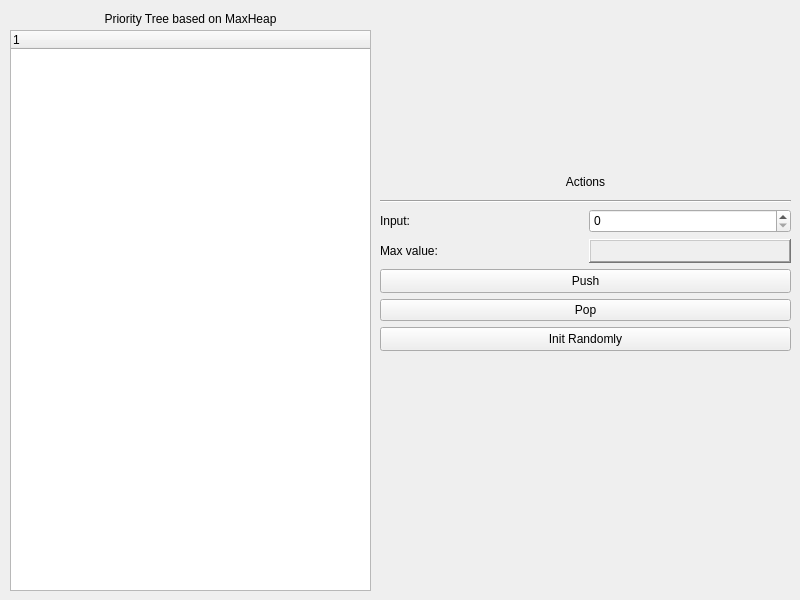
<?xml version="1.0" encoding="UTF-8"?>
<ui version="4.0">
 <class>MainWindow</class>
 <widget class="QMainWindow" name="MainWindow">
  <property name="geometry">
   <rect>
    <x>0</x>
    <y>0</y>
    <width>800</width>
    <height>600</height>
   </rect>
  </property>
  <property name="windowTitle">
   <string>MainWindow</string>
  </property>
  <widget class="QWidget" name="centralwidget">
   <widget class="QTreeWidget" name="tree">
    <property name="geometry">
     <rect>
      <x>10</x>
      <y>30</y>
      <width>361</width>
      <height>561</height>
     </rect>
    </property>
    <column>
     <property name="text">
      <string notr="true">1</string>
     </property>
    </column>
   </widget>
   <widget class="QWidget" name="gridLayoutWidget">
    <property name="geometry">
     <rect>
      <x>380</x>
      <y>170</y>
      <width>411</width>
      <height>181</height>
     </rect>
    </property>
    <layout class="QGridLayout" name="gridLayout">
     <item row="3" column="1">
      <widget class="QLabel" name="maxLbl">
       <property name="sizePolicy">
        <sizepolicy hsizetype="Preferred" vsizetype="Expanding">
         <horstretch>0</horstretch>
         <verstretch>0</verstretch>
        </sizepolicy>
       </property>
       <property name="frameShape">
        <enum>QFrame::WinPanel</enum>
       </property>
       <property name="frameShadow">
        <enum>QFrame::Raised</enum>
       </property>
       <property name="text">
        <string/>
       </property>
      </widget>
     </item>
     <item row="2" column="0">
      <widget class="QLabel" name="label_2">
       <property name="sizePolicy">
        <sizepolicy hsizetype="Preferred" vsizetype="Expanding">
         <horstretch>0</horstretch>
         <verstretch>0</verstretch>
        </sizepolicy>
       </property>
       <property name="text">
        <string>Input:</string>
       </property>
      </widget>
     </item>
     <item row="6" column="0" colspan="2">
      <widget class="QPushButton" name="initBtn">
       <property name="sizePolicy">
        <sizepolicy hsizetype="Minimum" vsizetype="Expanding">
         <horstretch>0</horstretch>
         <verstretch>0</verstretch>
        </sizepolicy>
       </property>
       <property name="text">
        <string>Init Randomly</string>
       </property>
      </widget>
     </item>
     <item row="3" column="0">
      <widget class="QLabel" name="label_3">
       <property name="text">
        <string>Max value:</string>
       </property>
      </widget>
     </item>
     <item row="4" column="0" colspan="2">
      <widget class="QPushButton" name="pushBtn">
       <property name="sizePolicy">
        <sizepolicy hsizetype="Minimum" vsizetype="Expanding">
         <horstretch>0</horstretch>
         <verstretch>0</verstretch>
        </sizepolicy>
       </property>
       <property name="text">
        <string>Push</string>
       </property>
      </widget>
     </item>
     <item row="2" column="1">
      <widget class="QSpinBox" name="inpBox">
       <property name="sizePolicy">
        <sizepolicy hsizetype="Minimum" vsizetype="Expanding">
         <horstretch>0</horstretch>
         <verstretch>0</verstretch>
        </sizepolicy>
       </property>
      </widget>
     </item>
     <item row="1" column="0" colspan="2">
      <widget class="Line" name="line">
       <property name="orientation">
        <enum>Qt::Horizontal</enum>
       </property>
      </widget>
     </item>
     <item row="0" column="0" colspan="2">
      <widget class="QLabel" name="label">
       <property name="sizePolicy">
        <sizepolicy hsizetype="Preferred" vsizetype="Expanding">
         <horstretch>0</horstretch>
         <verstretch>0</verstretch>
        </sizepolicy>
       </property>
       <property name="text">
        <string>Actions</string>
       </property>
       <property name="alignment">
        <set>Qt::AlignCenter</set>
       </property>
      </widget>
     </item>
     <item row="5" column="0" colspan="2">
      <widget class="QPushButton" name="popBtn">
       <property name="text">
        <string>Pop</string>
       </property>
      </widget>
     </item>
    </layout>
   </widget>
   <widget class="QLabel" name="label_5">
    <property name="geometry">
     <rect>
      <x>10</x>
      <y>10</y>
      <width>361</width>
      <height>17</height>
     </rect>
    </property>
    <property name="text">
     <string>Priority Tree based on MaxHeap</string>
    </property>
    <property name="alignment">
     <set>Qt::AlignCenter</set>
    </property>
   </widget>
  </widget>
 </widget>
 <resources/>
 <connections/>
</ui>
